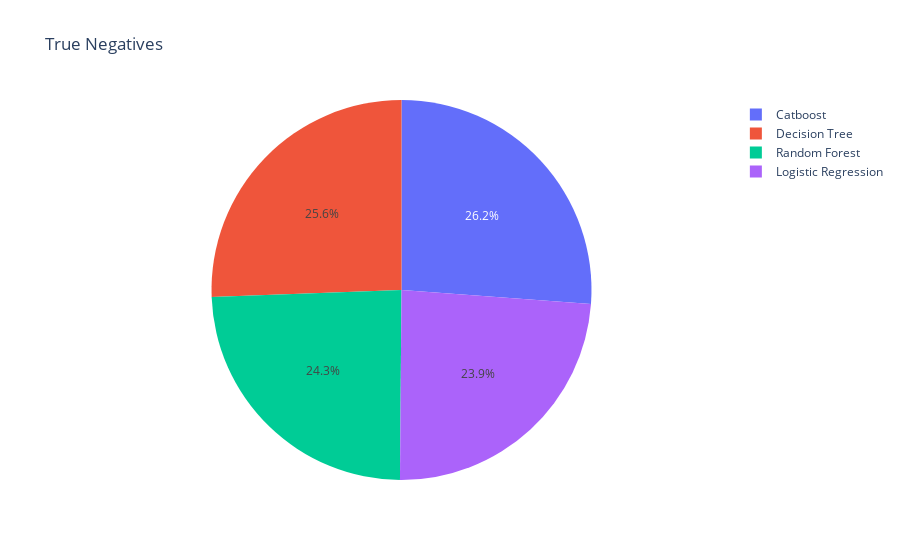

Notebook code for this chart:
### Code cell
px.pie(data_frame=cm_df, names=cm_df['model'], values=cm_df['True Negatives'], title='True Negatives')

### Figure 1 — Plotly figure (JSON) as saved in the notebook; plotly's stock layout.template omitted (floating-point values rounded to 4 significant figures)
{"data": [{"domain": {"x": [0, 1], "y": [0, 1]}, "hovertemplate": "model=%{label}<br>True Negatives=%{value}<extra></extra>", "labels": ["Random Forest", "Catboost", "Decision Tree", "Logistic Regression"], "legendgroup": "", "name": "", "showlegend": true, "type": "pie", "values": [4784, 5159, 5043, 4719]}], "layout": {"legend": {"tracegroupgap": 0}, "title": {"text": "True Negatives"}}}
